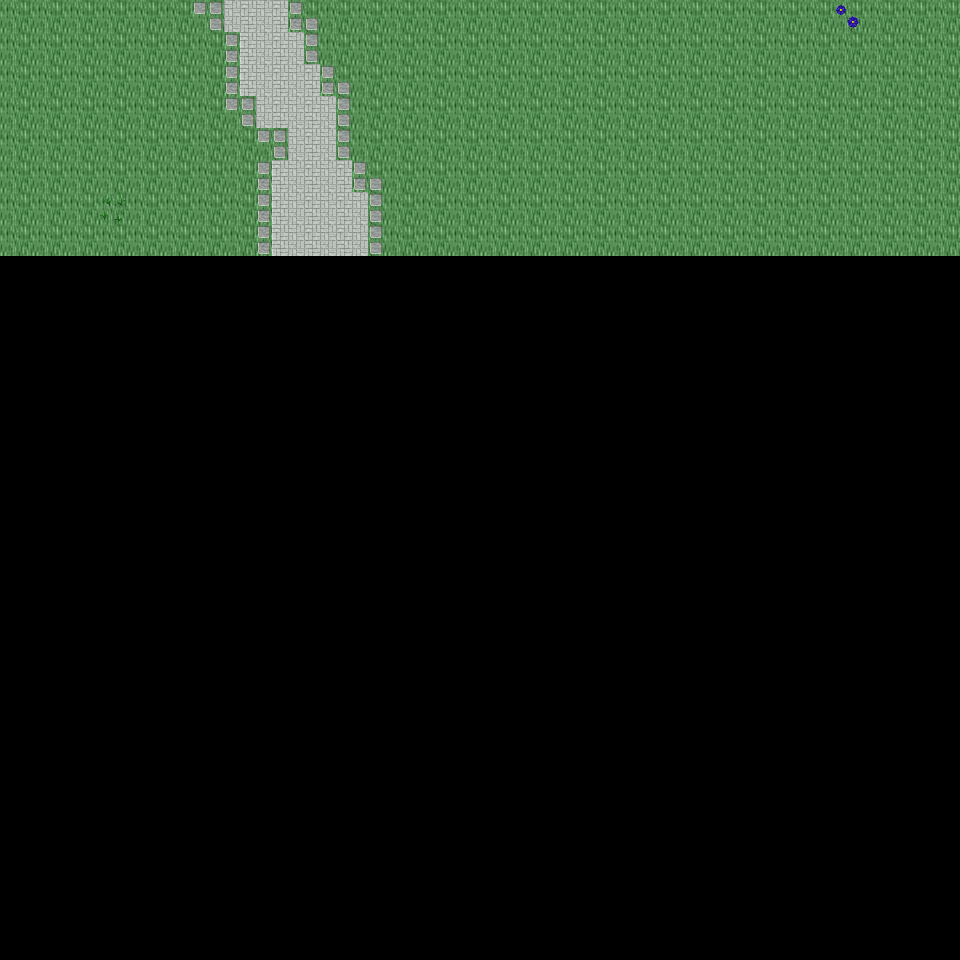

A 2D game scene composited from a Tiled map and its tileset images. What follows is a short description and the map's XML, with each tile layer's data collapsed to a summary:
An orthogonal 30x30 tile map with 32x32 px tiles, 6 tile layers (Ground, Object, Object2, Above, ...), 18 tilesets and 3 objects (3x mapExit).

<map version="1.0" orientation="orthogonal" renderorder="right-down" width="30" height="30" tilewidth="32" tileheight="32" nextobjectid="4">
  <tileset firstgid="1" name="tileset_ground_ground" tilewidth="32" tileheight="32" tilecount="33" columns="3">
    <image source="../drawable/tileset_ground_ground.png" width="96" height="352" />
  </tileset>
  <tileset firstgid="34" name="tileset_plant_flower_daisy_white" tilewidth="32" tileheight="32" tilecount="8" columns="2">
    <image source="../drawable/tileset_plant_flower_daisy_white.png" width="64" height="128" />
  </tileset>
  <tileset firstgid="42" name="tileset_plant_grasses" tilewidth="32" tileheight="32" tilecount="6" columns="3">
    <image source="../drawable/tileset_plant_grasses.png" width="96" height="64" />
  </tileset>
  <tileset firstgid="48" name="tileset_plant_flower_daisy_yellow" tilewidth="32" tileheight="32" tilecount="8" columns="2">
    <image source="../drawable/tileset_plant_flower_daisy_yellow.png" width="64" height="128" />
  </tileset>
  <tileset firstgid="56" name="tileset_plant_flower_daisy_blue" tilewidth="32" tileheight="32" tilecount="8" columns="2">
    <image source="../drawable/tileset_plant_flower_daisy_blue.png" width="64" height="128" />
  </tileset>
  <tileset firstgid="64" name="tileset_plant_flower_daisy_red" tilewidth="32" tileheight="32" tilecount="8" columns="2">
    <image source="../drawable/tileset_plant_flower_daisy_red.png" width="64" height="128" />
  </tileset>
  <tileset firstgid="72" name="tileset_plant_tree_tree_darkgreen" tilewidth="32" tileheight="32" tilecount="88" columns="8">
    <image source="../drawable/tileset_plant_tree_tree_darkgreen.png" width="256" height="352" />
  </tileset>
  <tileset firstgid="160" name="tileset_logic_creature_animal" tilewidth="32" tileheight="32" tilecount="32" columns="8">
    <image source="../drawable/tileset_logic_creature_animal.png" width="256" height="128" />
  </tileset>
  <tileset firstgid="192" name="tileset_logic_creature_elf" tilewidth="32" tileheight="32" tilecount="16" columns="8">
    <image source="../drawable/tileset_logic_creature_elf.png" width="256" height="64" />
  </tileset>
  <tileset firstgid="208" name="tileset_logic_collision" tilewidth="32" tileheight="32" tilecount="1" columns="1">
    <image source="../drawable/tileset_logic_collision.png" width="32" height="32" />
  </tileset>
  <tileset firstgid="209" name="tileset_logic_creature_human_evil" tilewidth="32" tileheight="32" tilecount="16" columns="8">
    <image source="../drawable/tileset_logic_creature_human_evil.png" width="256" height="64" />
  </tileset>
  <tileset firstgid="225" name="tileset_logic_portal" tilewidth="32" tileheight="32" tilecount="24" columns="8">
    <image source="../drawable/tileset_logic_portal.png" width="256" height="96" />
  </tileset>
  <tileset firstgid="249" name="tileset_ground_green_paving" tilewidth="32" tileheight="32" tilecount="18" columns="3">
    <image source="../drawable/tileset_ground_green_paving.png" width="96" height="192" />
  </tileset>
  <tileset firstgid="267" name="tileset_ground_water_swamp_water" tilewidth="32" tileheight="32" tilecount="33" columns="3">
    <image source="../drawable/tileset_ground_water_swamp_water.png" width="96" height="352" />
  </tileset>
  <tileset firstgid="300" name="tileset_plant_grasses_swamp" tilewidth="32" tileheight="32" tilecount="42" columns="6">
    <image source="../drawable/tileset_plant_grasses_swamp.png" width="192" height="224" />
  </tileset>
  <tileset firstgid="342" name="tileset_logic_protection" tilewidth="32" tileheight="32" tilecount="2" columns="2">
    <image source="../drawable/tileset_logic_protection.png" width="64" height="32" />
  </tileset>
  <tileset firstgid="344" name="tileset_logic_creature_ogre" tilewidth="32" tileheight="32" tilecount="4" columns="4">
    <image source="../drawable/tileset_logic_creature_ogre.png" width="128" height="32" />
  </tileset>
  <tileset firstgid="348" name="tileset_logic_creature_undead_skeleton" tilewidth="32" tileheight="32" tilecount="6" columns="6">
    <image source="../drawable/tileset_logic_creature_undead_skeleton.png" width="192" height="32" />
  </tileset>
  <layer name="Ground" width="30" height="30">
    <data>[900 cells, 240 non-empty, 2 distinct tile ids]</data>
  </layer>
  <layer name="Object" width="30" height="30">
    <data>[900 cells, 18 non-empty, 6 distinct tile ids]</data>
  </layer>
  <layer name="Object2" width="30" height="30">
    <data>[900 cells, 0 non-empty, 0 distinct tile ids]</data>
  </layer>
  <layer name="Above" width="30" height="30">
    <data>[900 cells, 0 non-empty, 0 distinct tile ids]</data>
  </layer>
  <layer name="Above2" width="30" height="30">
    <data>[900 cells, 0 non-empty, 0 distinct tile ids]</data>
  </layer>
  <layer name="Walkable" width="30" height="30">
    <data>[900 cells, 0 non-empty, 0 distinct tile ids]</data>
  </layer>
  <objectgroup name="MapEvents">
    <object id="1" name="north" type="mapExit" x="0" y="0" width="960" height="32">
      <properties>
        <property name="map" value="level_0_x190_y62" />
        <property name="x" value="0" />
        <property name="y" value="28" />
      </properties>
    </object>
    <object id="2" name="west" type="mapExit" x="0" y="0" width="32" height="960">
      <properties>
        <property name="map" value="level_0_x189_y63" />
        <property name="x" value="28" />
        <property name="y" value="0" />
      </properties>
    </object>
    <object id="3" name="east" type="mapExit" x="928" y="0" width="32" height="960">
      <properties>
        <property name="map" value="level_0_x191_y63" />
        <property name="x" value="1" />
        <property name="y" value="0" />
      </properties>
    </object>
  </objectgroup>
</map>
